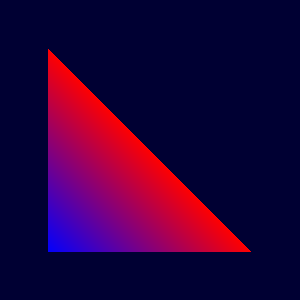

Generate this figure with Python:
#!/usr/bin/env python

# Read a glTF file with missing pbrMetallicRoughness property and render.

import os

import vtkmodules.vtkInteractionStyle  # noqa: F401
import vtkmodules.vtkRenderingFreeType  # noqa: F401
import vtkmodules.vtkRenderingOpenGL2  # noqa: F401

from vtkmodules.vtkIOGeometry import vtkGLTFReader
from vtkmodules.vtkRenderingCore import (
    vtkActor,
    vtkCompositePolyDataMapper,
    vtkRenderWindow,
    vtkRenderWindowInteractor,
    vtkRenderer,
)

# Source
data_dir = os.environ.get("VPE_DATA_DIR", os.path.dirname(os.path.abspath(__file__)))

# Read glTF file with missing material property
gltf_reader = vtkGLTFReader()
gltf_reader.SetFileName(os.path.join(data_dir, "glTF", "Triangle", "material-no-pbrMetallicRoughness.gltf"))
gltf_reader.Update()

# Mapper
composite_mapper = vtkCompositePolyDataMapper()
composite_mapper.SetInputConnection(gltf_reader.GetOutputPort())

# Actor
gltf_actor = vtkActor()
gltf_actor.SetMapper(composite_mapper)

# Renderer
renderer = vtkRenderer()
renderer.AddActor(gltf_actor)
renderer.SetBackground(0.0, 0.0, 0.2)

# Render window
render_window = vtkRenderWindow()
render_window.AddRenderer(renderer)
render_window.SetWindowName("gltf reader missing property")
render_window.SetMultiSamples(0)
render_window.SetSize(300, 300)

# Interactor
interactor = vtkRenderWindowInteractor()
interactor.SetRenderWindow(render_window)

# Scene
renderer.ResetCamera()

interactor.Initialize()
interactor.Start()
